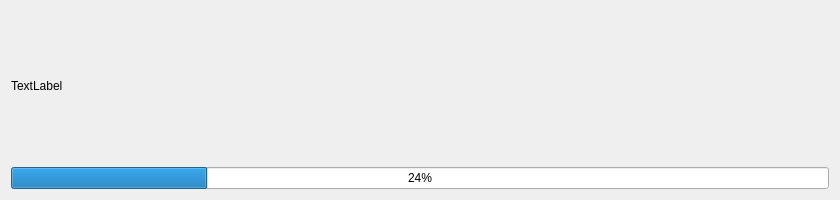
<?xml version="1.0" encoding="UTF-8"?>
<ui version="4.0">
 <class>CpuItem</class>
 <widget class="QWidget" name="CpuItem">
  <property name="geometry">
   <rect>
    <x>0</x>
    <y>0</y>
    <width>840</width>
    <height>200</height>
   </rect>
  </property>
  <property name="windowTitle">
   <string>Form</string>
  </property>
  <layout class="QVBoxLayout" name="verticalLayout">
   <item>
    <widget class="QLabel" name="label">
     <property name="text">
      <string>TextLabel</string>
     </property>
    </widget>
   </item>
   <item>
    <layout class="QHBoxLayout" name="horizontalLayout">
     <item>
      <widget class="QProgressBar" name="progressBar">
       <property name="value">
        <number>24</number>
       </property>
      </widget>
     </item>
    </layout>
   </item>
  </layout>
 </widget>
 <resources/>
 <connections/>
</ui>
